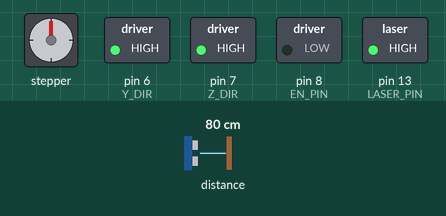
The sketch below on a simulated Arduino Uno, built with avr-gcc and run on an emulated ATmega328P. Shown: stepper motor, switched loads named in the sketch (green lamp = pin HIGH). Wiring (inferred from the names in the program): stepper motor (2048 steps per turn assumed): coils pin 2, pin 4, pin 3, pin 5. The inputs (shaded band) are chosen by the test bench; at power-on: distance to the obstacle 80 cm. Pins used as bus, display or sensor lines are not drawn.

Above: at 2.3 s.
2.4 s: distance to the obstacle set to 4 cm
3.9 s: distance to the obstacle set to 2 cm
At 4.9 s:
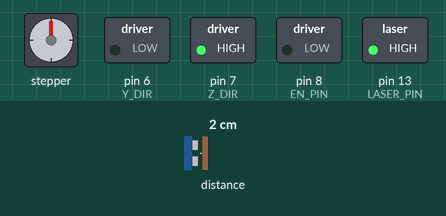
5.4 s: distance to the obstacle set to 9 cm
At 22.1 s:
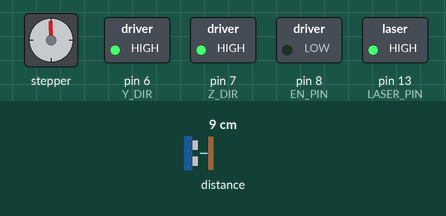
Timing chart, 0 to 23.8 s (numbered marks = the images above; inputs shaded):
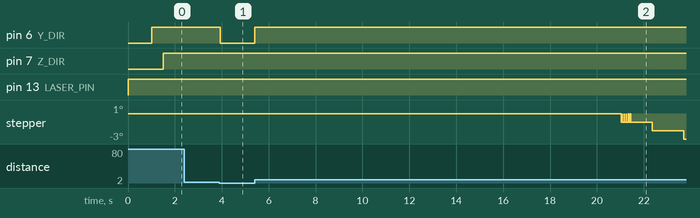

The sketch:

SWB2Bv2R.ino
```cpp
#include <Wire.h>
#include "Adafruit_VL53L0X.h"

// Pins (same as before)
int DC_PIN   = 12;
int EN_PIN   = 8;
int X_STEP   = 2;
int X_DIR    = 5;
int Y_STEP   = 3;
int Y_DIR    = 6;
int Z_STEP   = 4;
int Z_DIR    = 7;
int LASER_PIN = 13;

// Motion parameters
int X_CENTER_STEPS = 1000;
int Y_TARGET_STEPS = 500;
int X_TRAVEL_STEPS = 400;
int X_CYCLES = 26;
int STEP_DELAY_US = 500;
int Z_STEP_DELAY_US = 800;
int Z_step_interval = 10;

// Distance setpoint (3cm = 30mm)
int DISTANCE_SETPOINT = 30;
// Tolerance +/- 1mm
int DISTANCE_TOL_LOW = 29;
int DISTANCE_TOL_HIGH = 31;

// VL53L0X object
Adafruit_VL53L0X lox = Adafruit_VL53L0X();

void setup() {
  Serial.begin(9600);
  pinMode(DC_PIN, OUTPUT);
  pinMode(EN_PIN, OUTPUT);
  pinMode(X_STEP, OUTPUT);
  pinMode(X_DIR, OUTPUT);
  pinMode(Y_STEP, OUTPUT);
  pinMode(Y_DIR, OUTPUT);
  pinMode(Z_STEP, OUTPUT);
  pinMode(Z_DIR, OUTPUT);
  pinMode(LASER_PIN, OUTPUT);

  // Start I2C for sensor
  Wire.begin();
  if(!lox.begin()) {
    Serial.println("Failed to find VL53L0X sensor!");
    while(1);
  }

  // Enable steppers
  digitalWrite(EN_PIN, LOW);

  // Turn on DC motor (LOW = ON)
  digitalWrite(DC_PIN, LOW);

  // Turn on laser
  digitalWrite(LASER_PIN, HIGH);

  // Move X to center
  moveStepper(X_DIR, X_STEP, true, X_CENTER_STEPS, STEP_DELAY_US);

  // Move Y to target
  moveStepper(Y_DIR, Y_STEP, true, Y_TARGET_STEPS, STEP_DELAY_US);

  // Set Z direction
  digitalWrite(Z_DIR, HIGH);

  // Perform X back-and-forth with Z spinning and distance control
  for (int cycle = 0; cycle < X_CYCLES; cycle++) {
    moveXwithZandDistance(true, X_TRAVEL_STEPS);
    moveXwithZandDistance(false, X_TRAVEL_STEPS);
  }

  // Turn off DC motor
  digitalWrite(DC_PIN, HIGH);

  // Turn off laser
  digitalWrite(LASER_PIN, LOW);

  // Return Y home
  moveStepper(Y_DIR, Y_STEP, false, Y_TARGET_STEPS, STEP_DELAY_US);

  // Return X home
  moveStepper(X_DIR, X_STEP, false, X_CENTER_STEPS, STEP_DELAY_US);
}

void loop() {
  // nothing here
}

void moveStepper(int dirPin, int stepPin, bool forward, int steps, int stepDelay) {
  digitalWrite(dirPin, forward ? HIGH : LOW);
  for (int i = 0; i < steps; i++) {
    digitalWrite(stepPin, HIGH);
    delayMicroseconds(stepDelay);
    digitalWrite(stepPin, LOW);
    delayMicroseconds(stepDelay);
  }
}

// Similar to previous moveXwithZ, but we now also read distance and adjust Y
void moveXwithZandDistance(bool forward, int steps) {
  digitalWrite(X_DIR, forward ? HIGH : LOW);

  int Z_counter = 0;

  for (int i = 0; i < steps; i++) {
    // Step X
    digitalWrite(X_STEP, HIGH);
    delayMicroseconds(STEP_DELAY_US);
    digitalWrite(X_STEP, LOW);
    delayMicroseconds(STEP_DELAY_US);

    // Step Z intermittently
    Z_counter++;
    if (Z_counter >= Z_step_interval) {
      digitalWrite(Z_STEP, HIGH);
      delayMicroseconds(Z_STEP_DELAY_US);
      digitalWrite(Z_STEP, LOW);
      delayMicroseconds(Z_STEP_DELAY_US);
      Z_counter = 0;
    }

    // Read distance and adjust Y
    adjustYForDistance();
  }
}

void adjustYForDistance() {
  VL53L0X_RangingMeasurementData_t measure;
  lox.rangingTest(&measure, false);

  if (measure.RangeStatus != 4) {
    int dist = measure.RangeMilliMeter;
    // Check if we are out of desired range
    if (dist > DISTANCE_TOL_HIGH) {
      // too far, move Y forward few steps
      moveStepper(Y_DIR, Y_STEP, true, 10, STEP_DELAY_US);
    } else if (dist < DISTANCE_TOL_LOW) {
      // too close, move Y backward few steps
      moveStepper(Y_DIR, Y_STEP, false, 10, STEP_DELAY_US);
    }
    // If within 29-31mm, do nothing.
  }
}
```

Measured:
- the behaviour switches between 3 and 2 cm on distance to the obstacle (found by bisection; images 0 and 1)
- after the input at 2.4 s, every drawn part: stays the same
- after the input at 3.9 s, pin 6 (Y_DIR): HIGH → LOW at once
- after the input at 5.4 s, pin 6 (Y_DIR): LOW → HIGH at once
